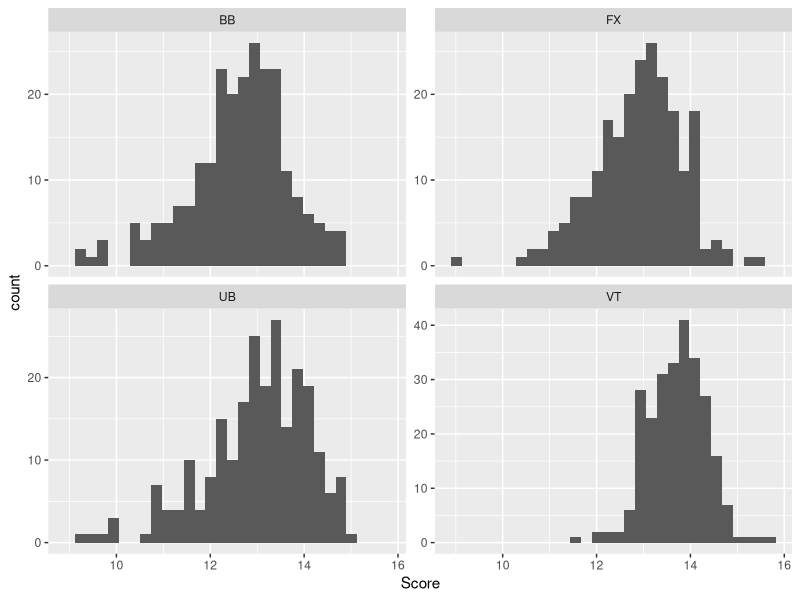
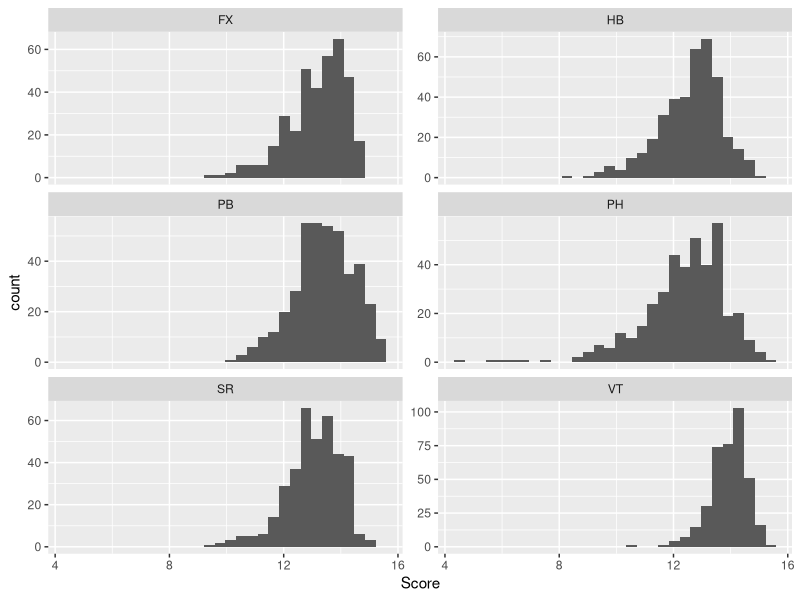
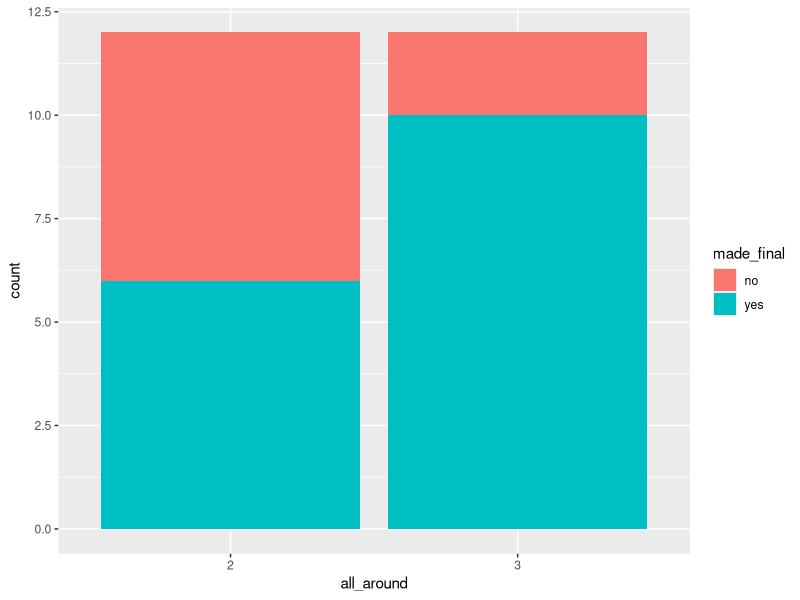
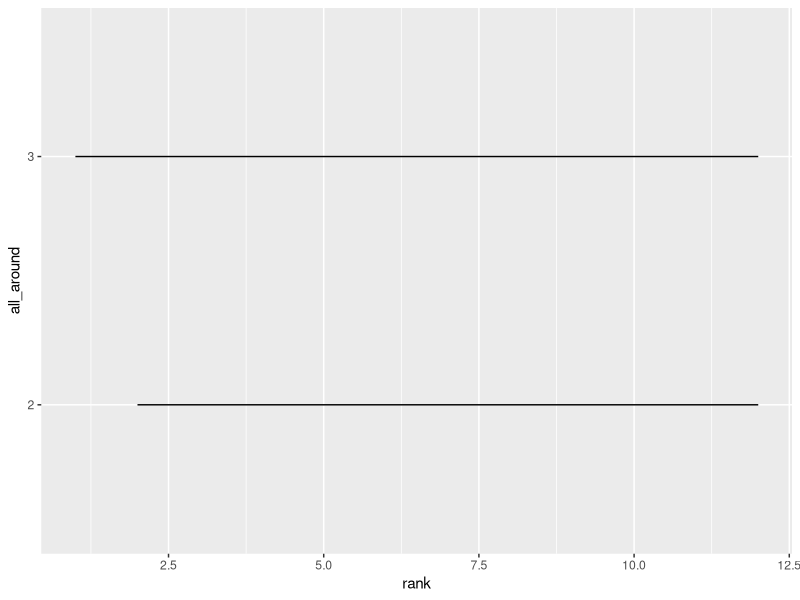

The R source for these figures, in order:
## ---- chunk 1
#| label: load-libraries

library(readr)
library(tidyverse)
library(dplyr)
library(stringr)
library(lubridate)
## ---- chunk 2
#| label: load-data
data_2022_2023 <- read_csv("Data/data_2022_2023.csv")
data_2017_2021 <- read_csv("Data/data_2017_2021.csv")

#DO NOT CHANGE ORDER

data_2022_2023$Apparatus[data_2022_2023$Apparatus == "VT2"] <- "VT"
data_2022_2023$Apparatus[data_2022_2023$Apparatus == "VT1"] <- "VT"

data_2022_2023$Penalty[is.na(data_2022_2023$Penalty)] <- 0

#Girls filtering for middle name
data_2022_2023$FirstName[data_2022_2023$FirstName == "Joscelyn Michelle"] <- "Joscelyn"
data_2022_2023$FirstName[data_2022_2023$FirstName == "Nola Rhianne"] <- "Nola"

#Guys filtering for middle name
data_2022_2023$FirstName[data_2022_2023$FirstName == "Taylor Troy"] <- "Taylor"
data_2022_2023$FirstName[data_2022_2023$FirstName == "Joshua Andrew"] <- "Joshua"
data_2022_2023$FirstName[data_2022_2023$FirstName == "Yul Kyung Tae"] <- "Yul"
data_2022_2023$FirstName[data_2022_2023$FirstName == "Curran Michael"] <- "Curran"
data_2022_2023$FirstName[data_2022_2023$FirstName == "Frederick Nathaniel"] <- "Frederick"
data_2022_2023$FirstName[data_2022_2023$FirstName == "Ian Hunter"] <- "Ian"
data_2022_2023$FirstName[data_2022_2023$FirstName == "Shane Michael"] <- "Shane"
data_2022_2023$FirstName[data_2022_2023$FirstName == "Khoi Alexander"] <- "Khoi"

data_2022_2023$FirstName[data_2022_2023$FirstName == "Yunus Emre"] <- "Yunus"

data_2022_2023$FirstName[data_2022_2023$FirstName == "Yuan-Hsi"] <- "Yuan Hsi"

data_2022_2023$FirstName[data_2022_2023$FirstName == "Yu-Jan"] <- "Yu Jan"

data_2022_2023$LastName[data_2022_2023$LastName == "VILLAVERDE MEDEROS"] <- "VILLAVERDE"

data_2022_2023$LastName[data_2022_2023$LastName == "VALENZUELA ASTUDILLO"] <- "VALENZUELA"

data_2022_2023$FirstName[data_2022_2023$FirstName == "Yiseth Eliana"] <- "Yiseth"
data_2022_2023$FirstName[data_2022_2023$FirstName == "Yi-Chen"] <- "Yi Chen"
data_2022_2023$FirstName[data_2022_2023$FirstName == "Yi-Chun"] <- "Yi Chun"

data_2022_2023$FirstName[data_2022_2023$FirstName == "Yefferson Gregorio"] <- "Yefferson"
data_2022_2023$LastName[data_2022_2023$LastName == "ANTON YEGUEZ"] <- "ANTON"

data_2022_2023$LastName[data_2022_2023$LastName == "ANTON YEGUEZ"] <- "ANTON"

data_2022_2023$FirstName[data_2022_2023$FirstName == "Wout Johan Alexander"] <- "Wout"

data_2022_2023$FirstName[data_2022_2023$FirstName == "Wilfry Manuel"] <- "Wilfry"

data_2022_2023$FirstName[data_2022_2023$FirstName == "Wei-Sheng"] <- "Wei Sheng"

data_2022_2023$FirstName[(data_2022_2023$Competition == "BIRMINGHAM 2022 Commonwealth Games") & (is.na(data_2022_2023$LastName))] <- "Kate"

data_2022_2023$LastName[(data_2022_2023$Competition == "BIRMINGHAM 2022 Commonwealth Games") & (is.na(data_2022_2023$LastName))] <- "MCDONALD"

data_2022_2023$FirstName[data_2022_2023$LastName == "SOUZA BITENCOU"] <- "Lucas"
data_2022_2023$LastName[data_2022_2023$LastName == "SOUZA BITENCOU"] <- "BITENCOURT"

data_2022_2023$LastName[data_2022_2023$LastName == "DE JESUS DOS SANTOS"] <- "JESUS SANTOS"

data_2022_2023$FirstName[data_2022_2023$LastName == "JESUS SANT"] <- "Melanie"
data_2022_2023$LastName[data_2022_2023$LastName == "JESUS SANT"] <- "JESUS SANTOS"

data_2022_2023$LastName[data_2022_2023$LastName == "ELPITIYA BADALGE DONA"] <- "GEHANI"
data_2022_2023$FirstName[data_2022_2023$FirstName == "Milka Gehani"] <- "Milka"

data_2022_2023$FirstName[data_2022_2023$LastName == "ELPITIYA BADALG D"] <- "Milka"

data_2022_2023$LastName[data_2022_2023$LastName == "ELPITIYA BADALG D"] <- "GEHANI"

data_2022_2023$FirstName[(data_2022_2023$Competition == "2022 51st FIG Artistic Gymnastics World Championship") & (is.na(data_2022_2023$LastName))] <- "Kate"

data_2022_2023$LastName[(data_2022_2023$Competition == "2022 51st FIG Artistic Gymnastics World Championship") & (is.na(data_2022_2023$LastName))] <- "MCDONALD"

data_2022_2023$FirstName[(data_2022_2023$Competition == "2023 Varna World Challenge Cup") & (is.na(data_2022_2023$LastName))] <- "Daria"

data_2022_2023$LastName[(data_2022_2023$Competition == "2023 Varna World Challenge Cup") & (is.na(data_2022_2023$LastName))] <- "HARTMANN"

data_2022_2023$FirstName[data_2022_2023$LastName == "ABIYURAFI"] <- "Abiyu"
data_2022_2023$LastName[data_2022_2023$LastName == "ABIYURAFI"] <- "Rafi"


#Konnor McClain should not be considered, she has hand surgery

## ---- chunk 3
#| label: usa-filter-data

usa_data_2022_2023 <- data_2022_2023 |>
  filter(`Country` == "USA")

usa_data_2017_2021 <- data_2017_2021 |>
  filter(`Country` == "USA")

data_2017_2021 |>
  summarise(mean = mean(Score, na.rm = TRUE))

data_2022_2023 |>
  summarise(mean = mean(Score))

usa_data_2022_2023_f <-  usa_data_2022_2023 |>
  filter(Gender == "w")

usa_data_2022_2023_m <- usa_data_2022_2023 |>
  filter(Gender == "m")

ggplot(aes(x= Score), data = usa_data_2022_2023_f) + geom_histogram() + facet_wrap(~Apparatus, scales = "free_y", ncol = 2)

ggplot(aes(x= Score), data = usa_data_2022_2023_m) + geom_histogram() + facet_wrap(~Apparatus, scales = "free_y", ncol = 2)


mean_usa_app <- usa_data_2022_2023_f |>
  group_by(LastName, FirstName, Apparatus) |>
  summarise(mean_score = mean(Score),
            sd_score = sd(Score))

mean_usa_app_men <- usa_data_2022_2023_m |>
  group_by(LastName, FirstName, Apparatus) |>
  summarise(mean_score = mean(Score),
            sd_score = sd(Score))

usa_data_2022_2023_f_BB <- mean_usa_app |>
  filter(Apparatus == "BB") |>
  arrange(desc(mean_score))

usa_data_2022_2023_f_UB <- mean_usa_app |>
  filter(Apparatus == "UB") |>
  arrange(desc(mean_score))

usa_data_2022_2023_f_FX <- mean_usa_app |>
  filter(Apparatus == "FX") |>
  arrange(desc(mean_score))

usa_data_2022_2023_f_VT <- mean_usa_app |>
  filter(Apparatus == "VT") |>
  arrange(desc(mean_score))

mean_usa_app

mean_usa_app_men

usa_data_2022_2023_f_BB
usa_data_2022_2023_f_UB
usa_data_2022_2023_f_FX
usa_data_2022_2023_f_VT

mean_usa_app |>
  group_by(LastName, FirstName) |>
  filter(Apparatus != "VT1",
         Apparatus != "VT2") |>
  summarise(sum = sum(mean_score)) |>
  arrange(desc(sum))
## ---- chunk 4
#breakdown of teams qualifying rank

tb_2016_f <- data.frame(rank = c(1, 2, 3, 4, 5, 6, 7, 8, 9, 10, 11, 12),
                      country = c("USA", "CHN", "RUS", "GBR", "BRA", "GER", "JPN", "NED", "CAN", "ITA", "FRA", "BEL"),
                      all_around = c(3, 2, 3, 2, 3, 2, 3, 3, 2, 2, 3, 2))

tb_2016_f <- tb_2016_f |>
  mutate(year = "2016",
         made_final = ifelse(rank <= 8, "yes", "no"),
         gender = "F")

tb_2016_m <- data.frame(rank = c(1, 2, 3, 4, 5, 6, 7, 8, 9, 10, 11, 12),
                      country = c("CHN", "USA", "RUS", "JPN", "GBR", "BRA", "UKR", "GER", "SUI", "NED", "KOR", "FRA"),
                      all_around = c(2, 2, 3, 2, 3, 3, 2, 2, 3, 3, 1, 2))

tb_2016_m <- tb_2016_m |>
  mutate(year = "2016",
         made_final = ifelse(rank <= 8, "yes", "no"),
         gender = "M")

tb_2012_f <- data.frame(rank = c(1, 2, 3, 4, 5, 6, 7, 8, 9, 10, 11, 12),
                      country = c("USA", "RUS", "CHN", "ROU", "GBR", "JPN", "ITA", "CAN", "GER", "AUS", "FRA", "BRA"),
                      all_around = c(3, 3, 3, 2, 3, 2, 3, 2, 2, 2, 2, 3))

tb_2012_f <- tb_2012_f |>
  mutate(year = "2012",
         made_final = ifelse(rank <= 8, "yes", "no"),
         gender = "F")

tb_2012_m <- data.frame(rank = c(1, 2, 3, 4, 5, 6, 7, 8, 9, 10, 11, 12),
                      country = c("USA", "RUS", "GBR", "GER", "JPN", "CHN", "UKR", "FRA", "ESP", "ROU", "ITA", "KOR"),
                      all_around = c(2, 2, 2, 3, 3, 1, 3, 1, 3, 1, 3, 1))

tb_2012_m <- tb_2012_m |>
  mutate(year = "2012",
         made_final = ifelse(rank <= 8, "yes", "no"),
         gender = "M")

tb_f <- rbind(tb_2016_f, tb_2012_f) |>
  mutate(all_around = as.character(all_around))

ggplot(data = tb_f, aes(x = all_around, fill = made_final)) +
  geom_bar()

ggplot(data = tb_f, aes(y = all_around, x = rank)) +
  geom_line()
## ---- chunk 5

# Assuming your dataframe is called data_2022_2023 and the column with dates is "Date"

# Step 1: Create a function to extract the second date from each string
extract_second_date <- function(date_string) {
  parts <- str_extract_all(date_string, "\\d{1,2}\\s[A-Za-z]+\\s\\d{4}")[[1]]
  if (length(parts) == 2) {
    # If there are two dates, return the second one
    return(parts[2])
  } else if (length(parts) == 1) {
    # If there is only one date, return it
    return(parts[1])
  } else {
    return(NA)
  }
}

# Step 2: Apply the function to the Date column and convert to Date objects
data_2022_2023 <- data_2022_2023 %>%
  mutate(
    SecondDateStr = sapply(Date, extract_second_date),
    SecondDate = dmy(SecondDateStr)
  )

# Define the end date
end_date <- dmy("27-07-2024")

# Calculate the number of days from the SecondDate to the end date
data_2022_2023 <- data_2022_2023 %>%
  mutate(
    DaysUntilOlympics = as.integer(end_date - SecondDate)
  )

# Inspect the changes
head(data_2022_2023)

## ---- chunk 6
data_2022_2023 <- data_2022_2023 %>%
  group_by(Apparatus, Gender) %>%
  mutate(
    StandardizedScore = (Score - mean(Score, na.rm = TRUE)) / sd(Score, na.rm = TRUE)
  ) %>%
  ungroup()
